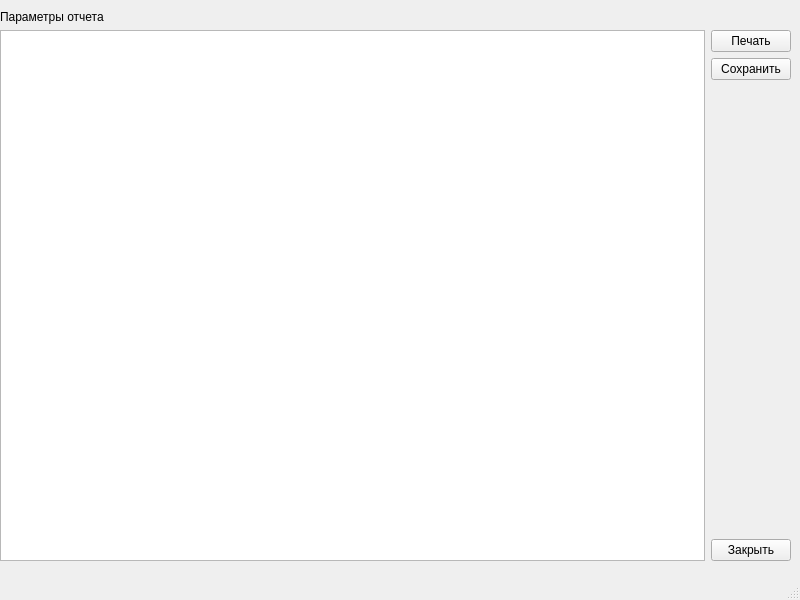
<?xml version="1.0" encoding="UTF-8"?>
<ui version="4.0">
 <class>ReportWindow</class>
 <widget class="QMainWindow" name="ReportWindow">
  <property name="geometry">
   <rect>
    <x>0</x>
    <y>0</y>
    <width>800</width>
    <height>600</height>
   </rect>
  </property>
  <property name="sizePolicy">
   <sizepolicy hsizetype="Expanding" vsizetype="Expanding">
    <horstretch>0</horstretch>
    <verstretch>0</verstretch>
   </sizepolicy>
  </property>
  <property name="windowTitle">
   <string>Отчет о движении топлива</string>
  </property>
  <widget class="QWidget" name="centralwidget">
   <widget class="QWidget" name="gridLayoutWidget">
    <property name="geometry">
     <rect>
      <x>0</x>
      <y>10</y>
      <width>791</width>
      <height>551</height>
     </rect>
    </property>
    <layout class="QGridLayout" name="gridLayout" rowstretch="0,0,0,0,0">
     <item row="1" column="1">
      <widget class="QPushButton" name="bnPrint">
       <property name="text">
        <string>Печать</string>
       </property>
      </widget>
     </item>
     <item row="4" column="1">
      <widget class="QPushButton" name="bnClose">
       <property name="text">
        <string>Закрыть</string>
       </property>
       <property name="shortcut">
        <string>Return</string>
       </property>
       <property name="default">
        <bool>false</bool>
       </property>
      </widget>
     </item>
     <item row="2" column="1">
      <widget class="QPushButton" name="bnSave">
       <property name="text">
        <string>Сохранить</string>
       </property>
      </widget>
     </item>
     <item row="1" column="0" rowspan="4">
      <widget class="QTableWidget" name="tableWidget">
       <property name="gridStyle">
        <enum>Qt::SolidLine</enum>
       </property>
      </widget>
     </item>
     <item row="0" column="0">
      <widget class="QLabel" name="lblRepParams">
       <property name="sizePolicy">
        <sizepolicy hsizetype="Preferred" vsizetype="Fixed">
         <horstretch>0</horstretch>
         <verstretch>0</verstretch>
        </sizepolicy>
       </property>
       <property name="text">
        <string>Параметры отчета</string>
       </property>
      </widget>
     </item>
    </layout>
   </widget>
  </widget>
  <widget class="QStatusBar" name="statusbar"/>
 </widget>
 <resources/>
 <connections/>
</ui>
